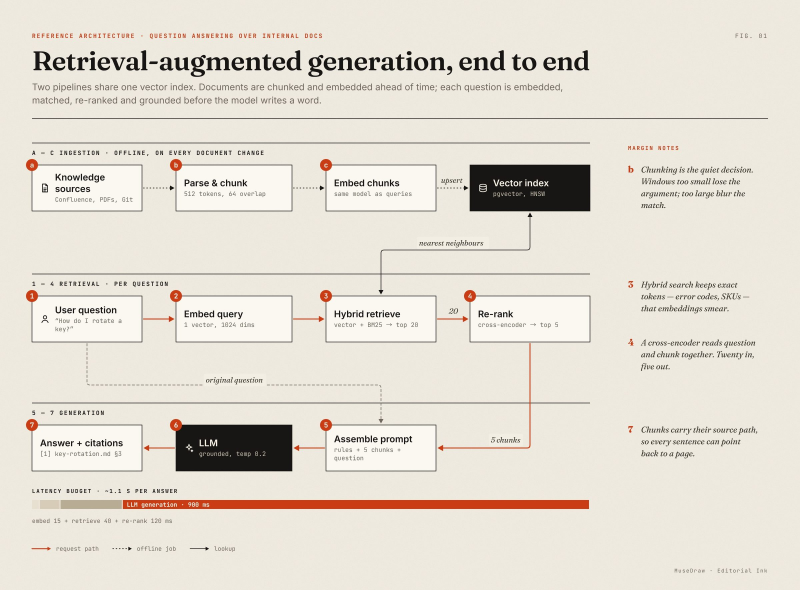
#> input picture gallery/01-rag-editorial/preview.jpg, 2400 x 1770 px (shown at 1/3 size)
$ python build_readme_showcase.py
#> lines starting #> are read from the running program, lines starting #| are printed output that depends on the picture
"""Build the README's 1920x1080 photo collage (maintainers: Pillow==12.3.0)."""
import hashlib
import json
from pathlib import Path

FEATURED = ["05-mvp-whiteboard", "06-kafka-riso", "38-good-lesson-chalkboard",
            "03-gitops-terminal", "08-ai-agent-aurora", "17-onboarding-90-pastel",
            "20-customer-journey-terracotta", "42-gtd-whiteboard", "41-run-of-show-swiss"]
CASES = FEATURED + ["01-rag-editorial", "02-kubernetes-blueprint", "04-card-payment-swiss",
                   "07-observability-observatory", "09-microservices-bauhaus",
                   "10-postgres-failover-newsprint", "11-data-exchange-ink-wash",
                   "12-saas-tenancy-product", "13-food-delivery-c4", "14-game-backend-neon",
                   "16-okr-tree-enterprise", "19-product-roadmap-product",
                   "39-curriculum-map-metro", "56-prisma-journal", "62-crispr-workflow-journal"]


def build_showcase(root):
    from PIL import Image, ImageDraw, ImageFilter
    root = Path(root).resolve()
    # Positions are deliberately independent of rows and columns. Background
    # cards run beyond the frame and foreground cards overlap their neighbours,
    # like photographs scattered on a desk. Gallery originals stay untouched.
    # (case index, left, top, width, rotation); later cards are on top.
    placements = [(9, 1320, 1360, 660, 8), (10, -160, -70, 660, 8),
                  (11, 2760, -80, 620, -15), (12, 2190, 40, 650, -9),
                  (13, 120, 1330, 620, -11), (14, 2070, 1510, 660, 10),
                  (15, 2580, 80, 650, 15), (16, 520, 430, 620, 12),
                  (17, -150, 330, 660, -12), (18, 1840, 480, 640, 13),
                  (19, 10, 1110, 620, -8), (20, 1230, 110, 670, 12),
                  (21, 2680, 1480, 640, 11), (22, 490, -120, 630, -6),
                  (23, 2260, 970, 610, 9),
                  (0, 190, 120, 740, -13), (1, 1760, 10, 670, 9),
                  (2, 900, -40, 680, -8), (3, -20, 690, 800, 6),
                  (5, 2280, 630, 730, 12), (6, 1690, 1080, 730, -12),
                  (7, 620, 1280, 640, 13), (8, 2500, 1140, 640, -7),
                  (4, 1040, 590, 800, -10)]
    assert sorted(item[0] for item in placements) == list(range(len(CASES)))
    canvas = Image.new("RGB", (3200, 1800), "#11141d")
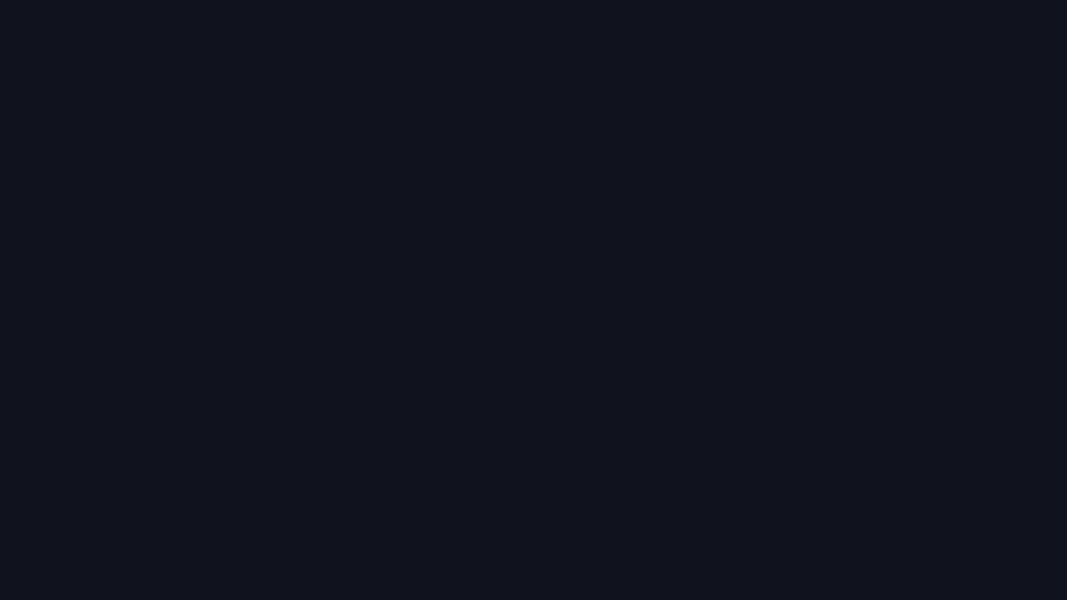
#> canvas: PIL image 3200x1800 RGB (shown at 1/3 size); mean R, G, B 17, 20, 29
    glow = Image.new("RGB", canvas.size, "#11141d")
    light = ImageDraw.Draw(glow)
    light.ellipse((-400, -900, 2200, 1500), fill="#383150")
    light.ellipse((1800, 800, 3600, 2600), fill="#163c3d")
    canvas = Image.blend(canvas, glow.filter(ImageFilter.GaussianBlur(200)), 0.6).convert("RGBA")
#> canvas: PIL image 3200x1800 RGBA
    records = []
    for index, x, y, width, angle in placements:
        source = root / "gallery" / CASES[index] / "preview.jpg"
        with Image.open(source) as original:
#> original is the input picture: PIL image 2400x1770 RGB; mean R, G, B 227.5, 221.9, 211.3
            height = round(original.height * width / original.width)
#> height = 487
            image = original.convert("RGBA").resize((width, height), Image.Resampling.LANCZOS)
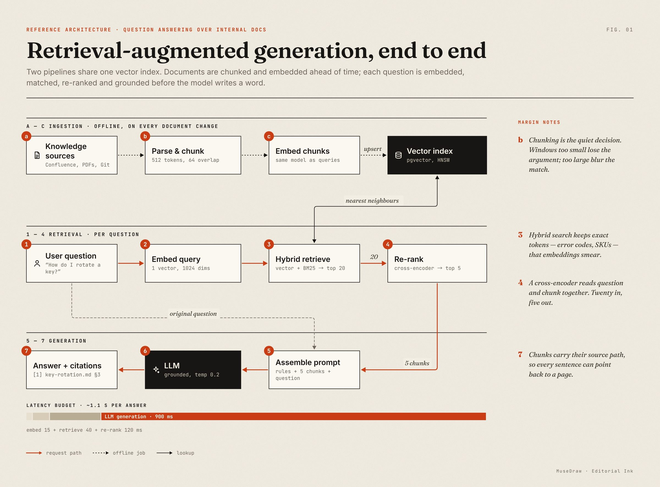
#> image: PIL image 660x487 RGBA; mean R, G, B, A 227.4, 221.8, 211.3, 255
        card = Image.new("RGBA", (width + 10, height + 10), "#d9dbe1")
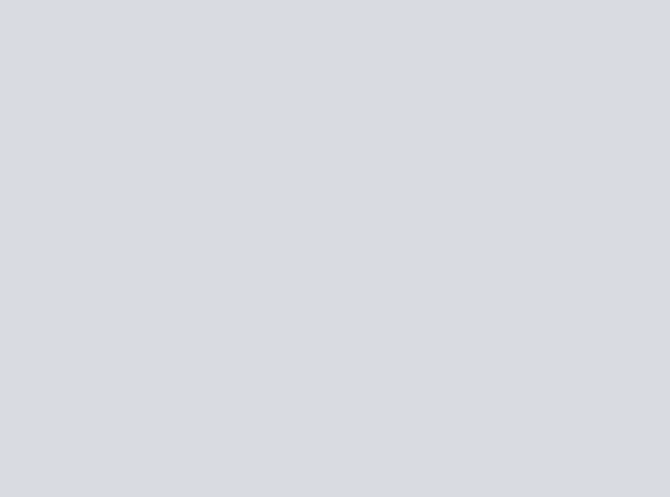
#> card: PIL image 670x497 RGBA; mean R, G, B, A 217, 219, 225, 255
        card.alpha_composite(image, (5, 5))
        card = card.rotate(angle, resample=Image.Resampling.BICUBIC, expand=True)
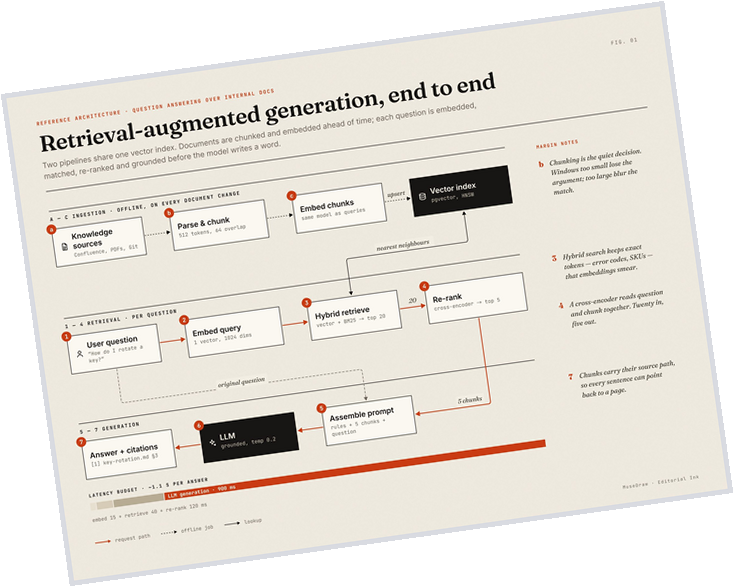
#> card: PIL image 734x587 RGBA; mean R, G, B, A 175.1, 171, 163.3, 197.1; transparent parts drawn white
        shadow = Image.new("RGBA", (card.width + 60, card.height + 60))
#> shadow: PIL image 794x647 RGBA; every value is 0
        shadow.paste((0, 0, 0, 175), (30, 40), card.getchannel("A"))
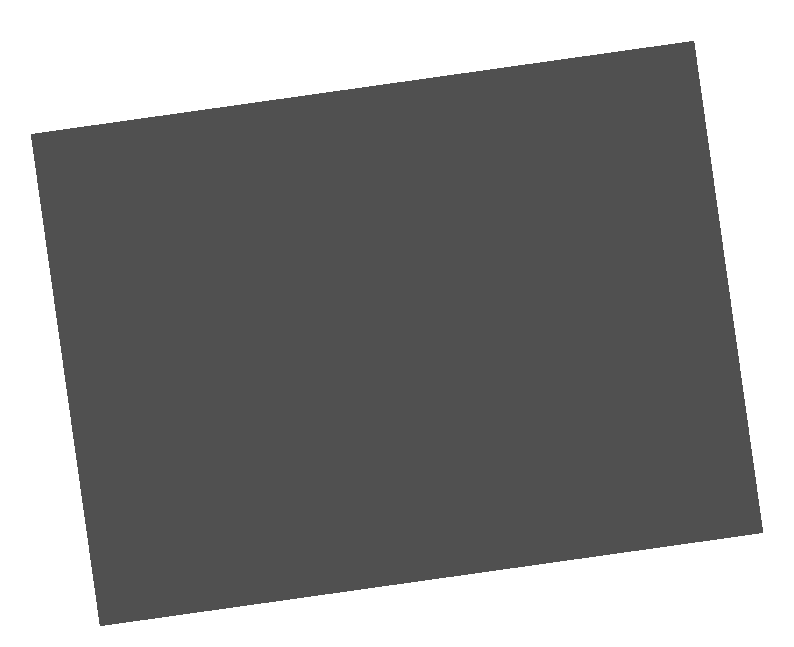
#> shadow: PIL image 794x647 RGBA; mean R, G, B, A 0, 0, 0, 113.4; transparent parts drawn white
        canvas.alpha_composite(shadow.filter(ImageFilter.GaussianBlur(13)), (x - 30, y - 24))
        canvas.alpha_composite(card, (x, y))
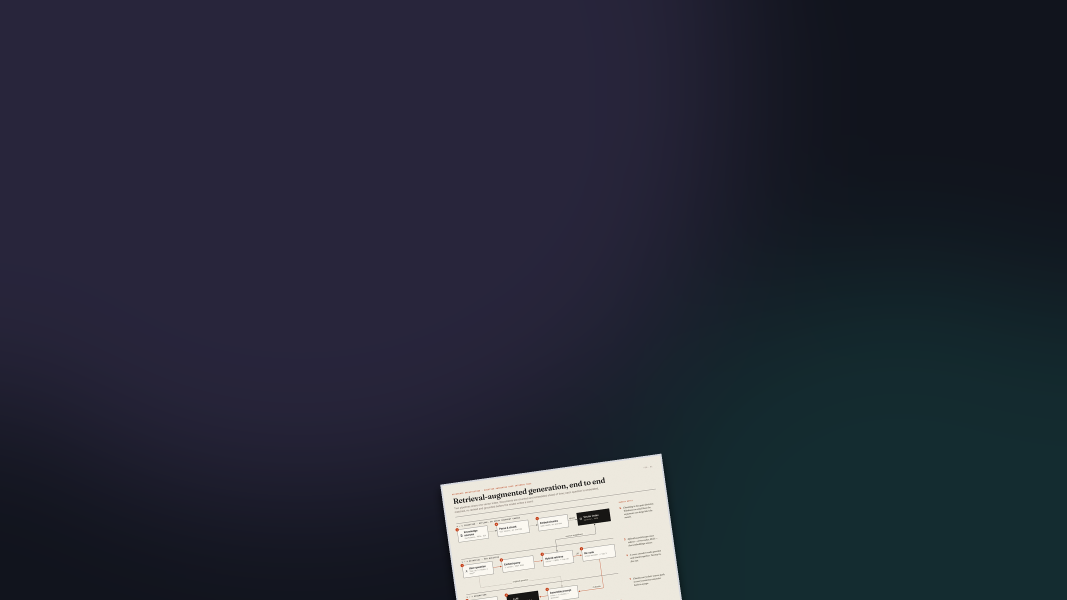
#> canvas: PIL image 3200x1800 RGBA (shown at 1/3 size); mean R, G, B, A 38.4, 42.2, 55.8, 255
    for slug in CASES:
        source = root / "gallery" / slug / "preview.jpg"
        records.append({"slug": slug, "sourceSha256": hashlib.sha256(source.read_bytes()).hexdigest()})
#> this loop made 24 passes
#> slug on passes 1 to 12: '05-mvp-whiteboard', '06-kafka-riso', '38-good-lesson-chalkboard', '03-gitops-terminal', '08-ai-agent-aurora', '17-onboarding-90-pastel', '20-customer-journey-terracotta', '42-gtd-whiteboard', '41-run-of-show-swiss', '01-rag-editorial', '02-kubernetes-blueprint', '04-card-payment-swiss'
#> after the loop, records = 24 items
    canvas = canvas.resize((1920, 1080), Image.Resampling.LANCZOS)
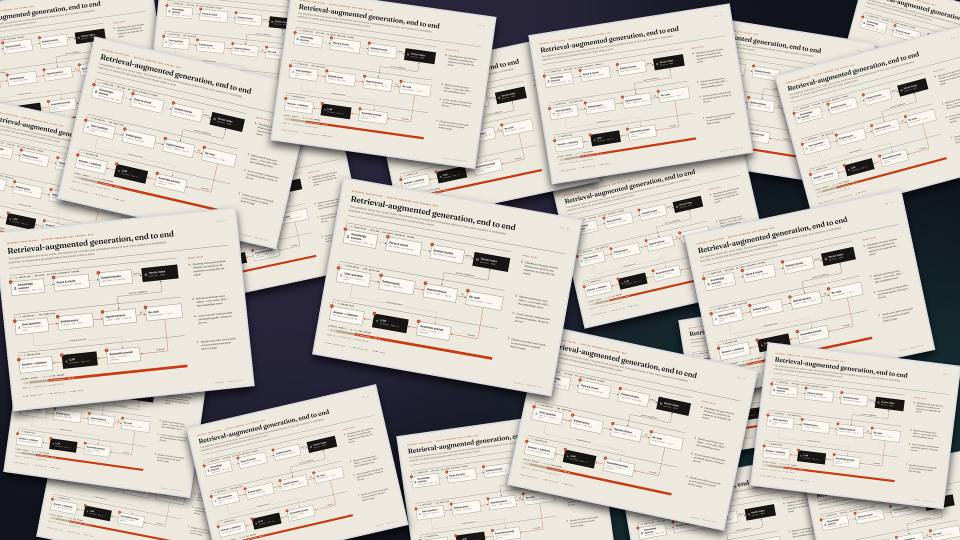
#> canvas: PIL image 1920x1080 RGBA (shown at 1/2 size); mean R, G, B, A 204, 199.5, 191.9, 255
    output = root / "assets/gallery/readme-showcase.jpg"
    canvas.convert("RGB").save(output, "JPEG", quality=84, optimize=True, progressive=True)
    manifest = {"width": canvas.width, "height": canvas.height, "layout": "scattered-overlap",
                "featured": FEATURED, "cases": records,
                "bytes": output.stat().st_size, "sha256": hashlib.sha256(output.read_bytes()).hexdigest()}
    (root / "assets/gallery/readme-showcase.json").write_text(json.dumps(manifest, indent=2) + "\n", encoding="utf-8")
    return manifest


if __name__ == "__main__":
    result = build_showcase(Path(__file__).resolve().parents[1])
#> result = 7 items
    print(json.dumps({"cases": len(result["cases"]), "bytes": result["bytes"], "size": [result["width"], result["height"]]}))
#| {"cases": 24, "bytes": 362887, "size": [1920, 1080]}
